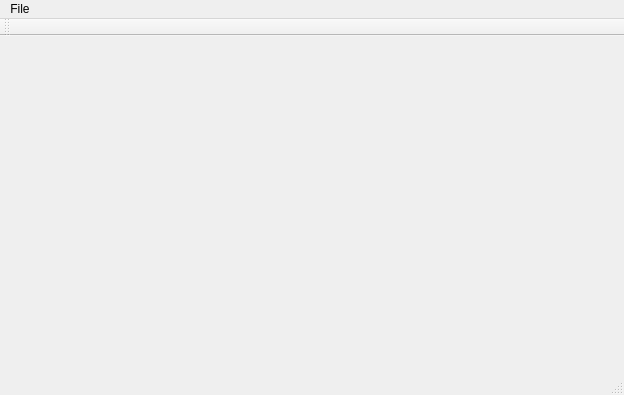
<?xml version="1.0" encoding="UTF-8"?>
<ui version="4.0">
 <class>MainApp</class>
 <widget class="QMainWindow" name="MainApp">
  <property name="geometry">
   <rect>
    <x>0</x>
    <y>0</y>
    <width>624</width>
    <height>395</height>
   </rect>
  </property>
  <property name="windowTitle">
   <string>MainApp</string>
  </property>
  <widget class="QWidget" name="centralWidget"/>
  <widget class="QMenuBar" name="menuBar">
   <property name="geometry">
    <rect>
     <x>0</x>
     <y>0</y>
     <width>624</width>
     <height>21</height>
    </rect>
   </property>
   <widget class="QMenu" name="menuFile">
    <property name="title">
     <string>File</string>
    </property>
    <widget class="QMenu" name="menuA">
     <property name="title">
      <string>A</string>
     </property>
     <widget class="QMenu" name="menuB">
      <property name="styleSheet">
       <string notr="true"/>
      </property>
      <property name="title">
       <string>B</string>
      </property>
      <addaction name="actionC"/>
      <addaction name="actionD"/>
     </widget>
     <widget class="QMenu" name="menuE">
      <property name="title">
       <string>E</string>
      </property>
      <addaction name="actionF"/>
     </widget>
     <addaction name="menuB"/>
     <addaction name="menuE"/>
    </widget>
    <addaction name="menuA"/>
   </widget>
   <addaction name="menuFile"/>
  </widget>
  <widget class="QToolBar" name="mainToolBar">
   <attribute name="toolBarArea">
    <enum>TopToolBarArea</enum>
   </attribute>
   <attribute name="toolBarBreak">
    <bool>false</bool>
   </attribute>
  </widget>
  <widget class="QStatusBar" name="statusBar"/>
  <action name="actionC">
   <property name="text">
    <string>C</string>
   </property>
   <property name="iconVisibleInMenu">
    <bool>true</bool>
   </property>
  </action>
  <action name="actionD">
   <property name="text">
    <string>D</string>
   </property>
  </action>
  <action name="actionF">
   <property name="text">
    <string>F</string>
   </property>
  </action>
 </widget>
 <layoutdefault spacing="6" margin="11"/>
 <resources/>
 <connections/>
</ui>
